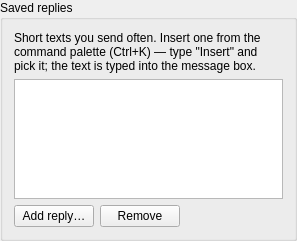
        <widget class="QGroupBox" name="groupBoxCanned">
         <property name="title">
          <string>Saved replies</string>
         </property>
         <layout class="QVBoxLayout" name="verticalLayoutCanned">
          <item>
           <widget class="QLabel" name="cannedHintLabel">
            <property name="text">
             <string>Short texts you send often. Insert one from the command palette (Ctrl+K) — type &quot;Insert&quot; and pick it; the text is typed into the message box.</string>
            </property>
            <property name="wordWrap">
             <bool>true</bool>
            </property>
           </widget>
          </item>
          <item>
           <widget class="QListWidget" name="cannedList">
            <property name="maximumSize">
             <size>
              <width>16777215</width>
              <height>120</height>
             </size>
            </property>
           </widget>
          </item>
          <item>
           <layout class="QHBoxLayout" name="cannedButtonsLayout">
            <item>
             <widget class="QPushButton" name="addCannedButton">
              <property name="text">
               <string>Add reply…</string>
              </property>
             </widget>
            </item>
            <item>
             <widget class="QPushButton" name="removeCannedButton">
              <property name="text">
               <string>Remove</string>
              </property>
             </widget>
            </item>
            <item>
             <spacer name="cannedSpacer">
              <property name="orientation">
               <enum>Qt::Horizontal</enum>
              </property>
              <property name="sizeHint" stdset="0">
               <size>
                <width>40</width>
                <height>20</height>
               </size>
              </property>
             </spacer>
            </item>
           </layout>
          </item>
         </layout>
        </widget>
